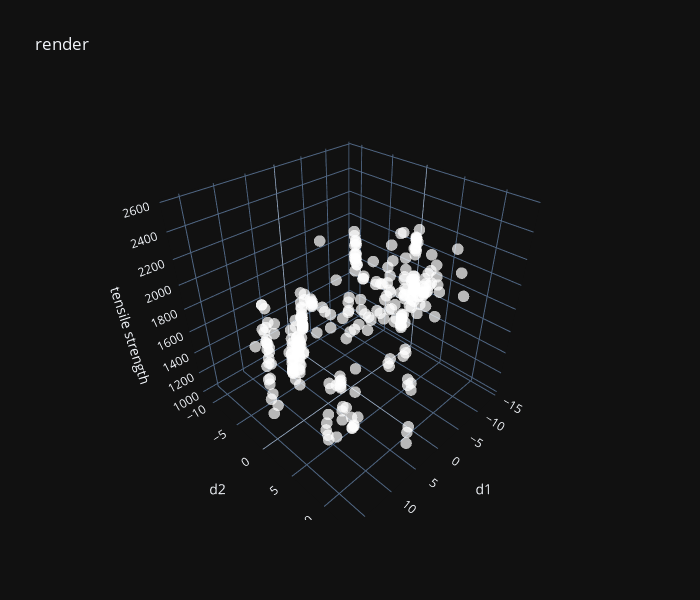

Notebook source saved alongside this figure:
### Code cell
from sklearn.decomposition import PCA

from render import plot_3d_rgb

pca = PCA(n_components=2)
X_small = pca.fit_transform(X)
y_n = y.to_numpy()[:,np.newaxis]

X_small=np.concatenate([X_small,y_n],axis=1)
print(sum(pca.explained_variance_ratio_))
np.random.shuffle(X_small)
plot_3d_rgb(X_small[:10000],"render",["d1","d2","tensile strength"])

### Figure 1 — Plotly figure (JSON) as saved in the notebook; plotly's stock layout.template omitted (floating-point values rounded to 4 significant figures; data arrays with more than 128 entries replaced by an {"elided": "..."} marker saying what was removed)
{"data": [{"marker": {"color": {"elided": "312 str values"}, "opacity": 0.7, "size": 4}, "mode": "markers", "type": "scatter3d", "x": {"elided": "312 float values"}, "y": {"elided": "312 float values"}, "z": {"elided": "312 float values"}}], "layout": {"height": 600, "scene": {"xaxis": {"title": {"text": "d1"}}, "yaxis": {"title": {"text": "d2"}}, "zaxis": {"title": {"text": "tensile strength"}}}, "title": {"text": "render"}, "width": 700}}
